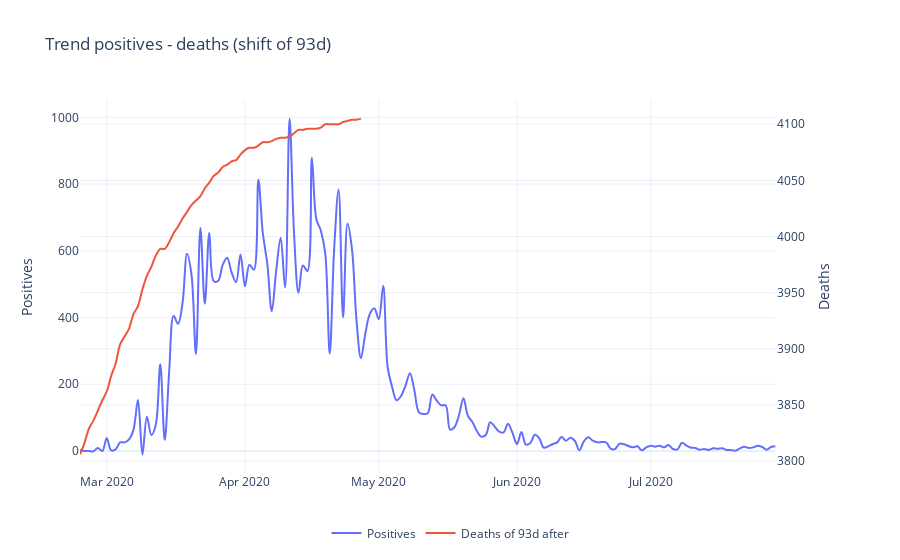

Notebook source saved alongside this figure:
### Code cell
fig = make_subplots(specs=[[{'secondary_y': True}]])
fig.add_trace(
    go.Scatter(x=dpc_regioni_firstw['data'], y=dpc_regioni_firstw['nuovi_positivi'], \
               name='Positives', line_shape='spline'),
    secondary_y=False,
)
fig.add_trace(
    go.Scatter(x=dpc_regioni_firstw['data'], y=dpc_regioni_firstw['deceduti_giorno'].shift(-giorni_max_cor), \
               name='Deaths of ' + str(giorni_max_cor) + 'd after', line_shape='spline'),
    secondary_y=True,
)

fig.update_layout(
    title_text='Trend positives - deaths (shift of ' + str(giorni_max_cor) + 'd)'
)

fig.update_yaxes(title_text='Positives', secondary_y=False)
fig.update_yaxes(title_text='Deaths', secondary_y=True)
fig.update_layout(template='plotly_white')

fig.update_layout(legend=dict(
    orientation="h",
    yanchor="bottom",
    y=-.2,
    xanchor="center",
    x=.5
))
fig.show()

### Figure 1 — Plotly figure (JSON) as saved in the notebook; plotly's stock layout.template omitted (floating-point values rounded to 4 significant figures; data arrays with more than 128 entries replaced by an {"elided": "..."} marker saying what was removed)
{"data": [{"line": {"shape": "spline"}, "name": "Positives", "type": "scatter", "x": {"elided": "157 str values"}, "xaxis": "x", "y": {"elided": "157 int values"}, "yaxis": "y"}, {"line": {"shape": "spline"}, "name": "Deaths of 93d after", "type": "scatter", "x": {"elided": "157 str values"}, "xaxis": "x", "y": {"elided": "157 int values"}, "yaxis": "y2"}], "layout": {"legend": {"orientation": "h", "x": 0.5, "xanchor": "center", "y": -0.2, "yanchor": "bottom"}, "title": {"text": "Trend positives - deaths (shift of 93d)"}, "xaxis": {"anchor": "y", "domain": [0, 0.94]}, "yaxis": {"anchor": "x", "domain": [0, 1], "title": {"text": "Positives"}}, "yaxis2": {"anchor": "x", "overlaying": "y", "side": "right", "title": {"text": "Deaths"}}}}
